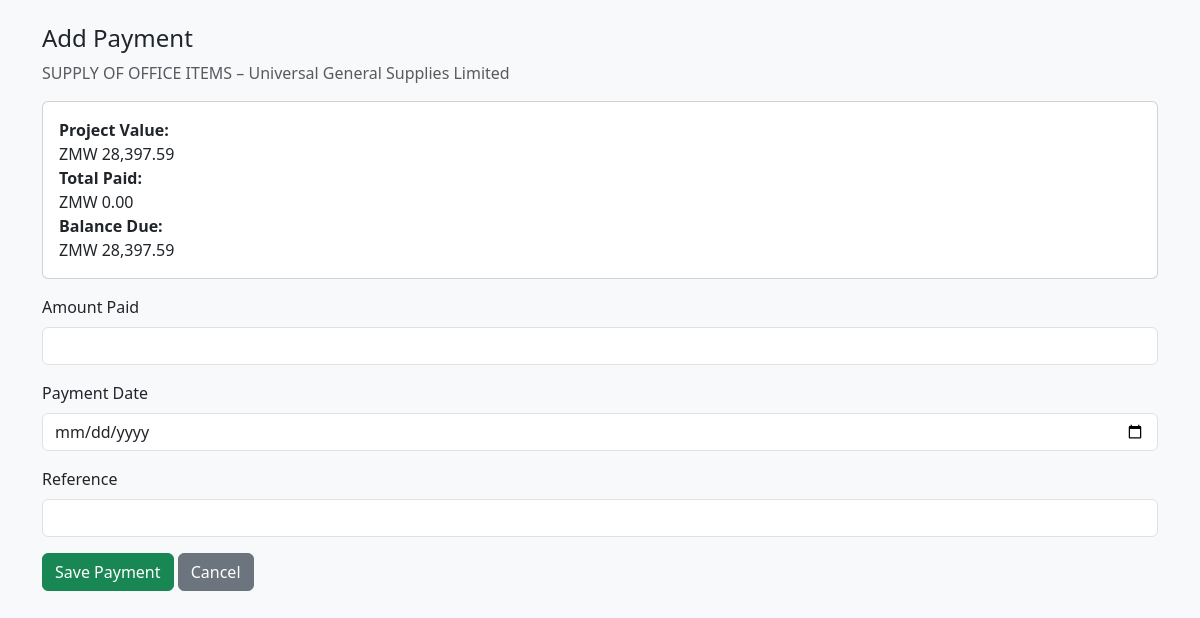
Screenshot of /projections/payments/add/36/ with the database file from the repository.
### projections/models.py (models this page shows, shortened)
class ProjectRecord(models.Model):
    STATUS_CHOICES = (
        ('WON', 'Won'),
        ('LOST', 'Lost'),
        ('PENDING', 'Pending'),
    )
    COMPLETION_CHOICES = (
        ('PENDING_EVALUATION', 'Pending Evaluation'),
        ('NOT_COMPLETED', 'Not Completed'),
        ('COMPLETED', 'Completed'),
    )
    title = models.CharField(
        max_length=255,
        db_index=True,
        default="Untitled Project",
        help_text="Short project title"
    )
    description = models.TextField(
        blank=True,
        help_text="Detailed project description"
    )
    company = models.CharField(
        max_length=200,
        db_index=True
    )
    customer = models.CharField(
        max_length=200,
        db_index=True
    )
    amount = models.DecimalField(
        max_digits=14,
        decimal_places=2,
        help_text="Total contract/project value"
    )
    project_date = models.DateField(
        db_index=True
    )
    status = models.CharField(
        max_length=10,
        choices=STATUS_CHOICES,
        db_index=True
    )
    completion_status = models.CharField(
        max_length=25,
        choices=COMPLETION_CHOICES,
        default='PENDING_EVALUATION',
        db_index=True,
        help_text="Project execution and evaluation status"
    )
    is_active = models.BooleanField(
        default=True,
        db_index=True
    )
    year = models.PositiveIntegerField(
        editable=False,
        db_index=True
    )
    created_at = models.DateTimeField(
        auto_now_add=True
    )
    class Meta:
        ordering = ['-project_date']
    @property
    def total_paid(self):
        return self.payments.aggregate(
            total=Sum('amount_paid')
        )['total'] or 0
    @property
    def balance_due(self):
        return self.amount - self.total_paid

### projections/views.py (the view, shortened to what this page needs)
def add_payment(request, pk):
    project = get_object_or_404(
        ProjectRecord,
        pk=pk,
        is_active=True,
        status="WON"
    )
    total_paid = project.total_paid
    balance_due = project.balance_due
    return render(
        request,
        "projections/add_payment.html",
        {
            "project": project,
            "total_paid": total_paid,
            "balance_due": balance_due,
        }
    )

### projections/templates/projections/add_payment.html (shortened to what this page needs)
{% load humanize %}
<!DOCTYPE html>
<html>
<head>
    <link href="https://cdn.jsdelivr.net/npm/bootstrap@5.3.2/dist/css/bootstrap.min.css" rel="stylesheet">
</head>
<body class="bg-light">
<div class="container mt-4">
    <h4>Add Payment</h4>
    <p class="text-muted">
        {{ project.title }} – {{ project.company }}
    </p>
    <div class="card p-3 mb-3">
        <strong>Project Value:</strong>
        ZMW {{ project.amount|floatformat:2|intcomma }}<br>
        <strong>Total Paid:</strong>
        ZMW {{ total_paid|floatformat:2|intcomma }}<br>
        <strong>Balance Due:</strong>
        ZMW {{ balance_due|floatformat:2|intcomma }}
    </div>
    <form method="post">
        <div class="mb-3">
            <label class="form-label">Amount Paid</label>
            <input type="number"
                   step="0.01"
                   name="amount_paid"
                   class="form-control"
                   required>
        </div>
        <div class="mb-3">
            <label class="form-label">Payment Date</label>
            <input type="date"
                   name="payment_date"
                   class="form-control"
                   required>
        </div>
        <div class="mb-3">
            <label class="form-label">Reference</label>
            <input type="text"
                   name="reference"
                   class="form-control">
        </div>
        <button class="btn btn-success">
            Save Payment
        </button>
        <a href="{% url 'projections:payments_dashboard' %}"
           class="btn btn-secondary">
            Cancel
        </a>
    </form>
</div>
</body>
</html>

### rows the page displays
ProjectRecord: title "SUPPLY OF OFFICE ITEMS", company "Universal General Supplies Limited", amount "28,397.59"

### other values shown
{{ total_paid|floatformat:2|intcomma }} "0.00"
{{ balance_due|floatformat:2|intcomma }} "28,397.59"
